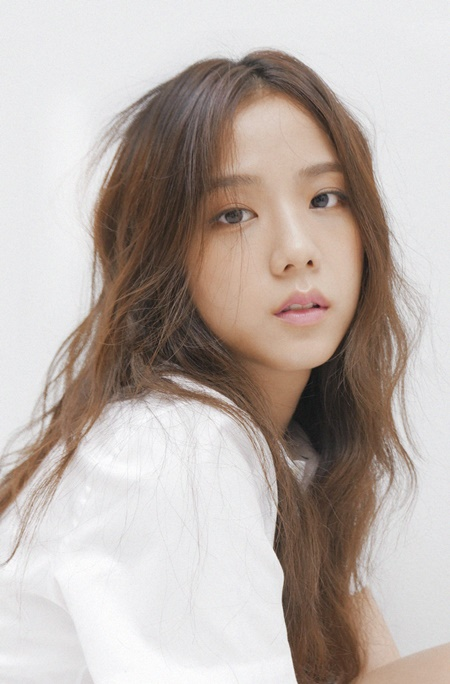
#> input picture images/7.jpg, 450 x 684 px
$ python faceDetection.py
#> lines starting #> are read from the running program, lines starting #| are printed output that depends on the picture; after the words box and inside, x2 and y2 are one past the last pixel; in counts of white or black regions, pixels touching at a corner belong together
import cv2

faceCascade = cv2.CascadeClassifier('resources/haarcascade_frontalface_default.xml')
path = 'images/7.jpg'
img = cv2.imread(path)
#> img is the input picture: shape (684, 450, 3); mean B, G, R 170.9, 176.9, 188
imgGray = cv2.cvtColor(img, cv2.COLOR_BGR2GRAY)
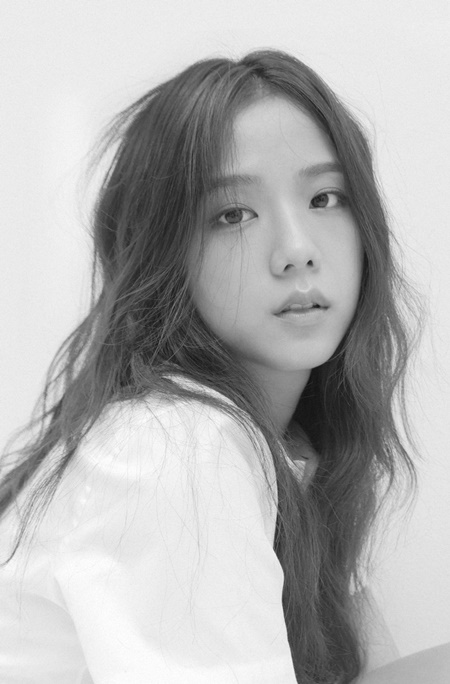
#> imgGray: shape (684, 450); min 14, max 255, mean 179.5

faces = faceCascade.detectMultiScale(imgGray, 1.1, 4)
#> faces = [[195, 156, 198, 198]]

for (x, y, w, h) in faces:
    cv2.rectangle(img, (x, y), (x+w, y+h), (255, 0, 0), 2)
#> this loop made 1 pass
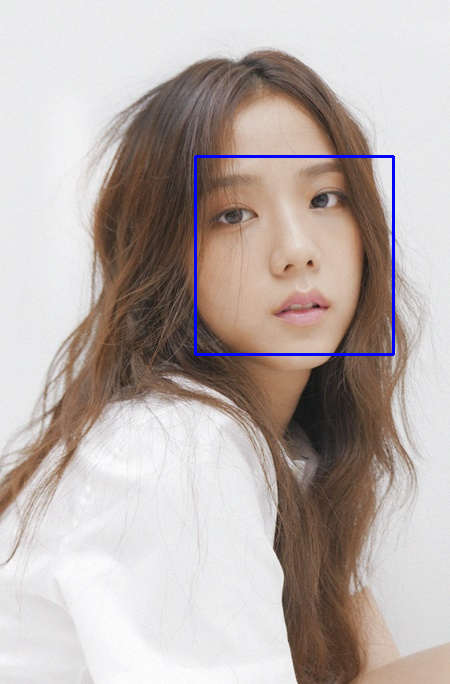
#> img: shape (684, 450, 3); 0.77% of pixels changed, all inside (x1, y1, x2, y2) = (194, 155, 395, 356)

cv2.imshow('Image', img)
cv2.waitKey(0)

$ run again, with images/1.jpg copied over images/7.jpg
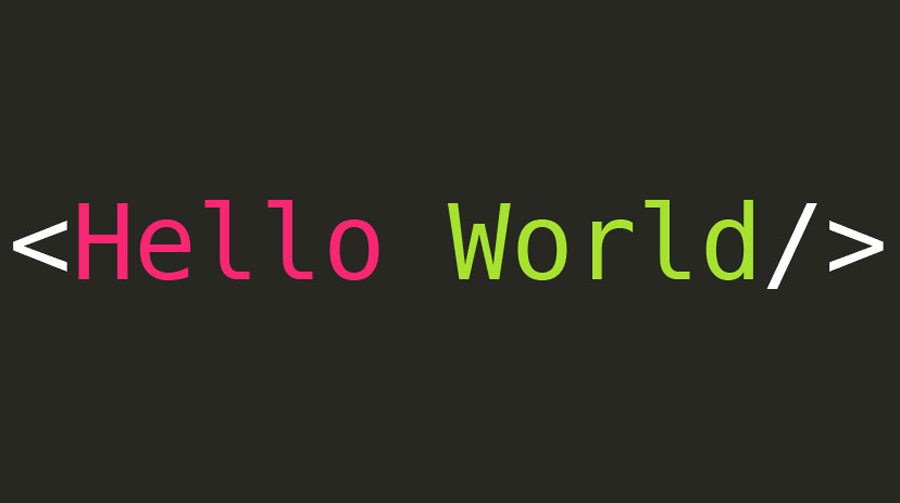
#> input picture images/1.jpg, 900 x 503 px
#> img is the input picture: shape (503, 900, 3); mean B, G, R 36.6, 44, 45.2
#> `imgGray = cv2.cvtColor(img, cv2.COLOR_BGR2GRAY)`:
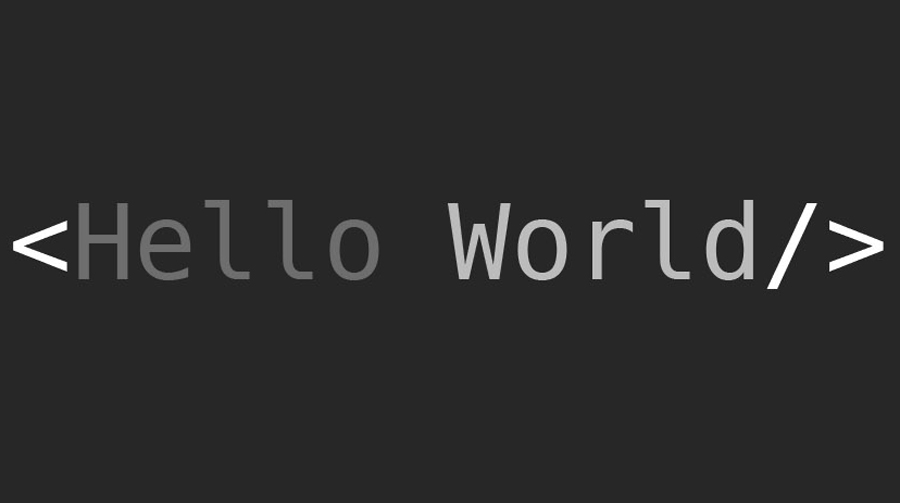
#> imgGray: shape (503, 900); min 12, max 255, mean 43.5
#> faces = ()
